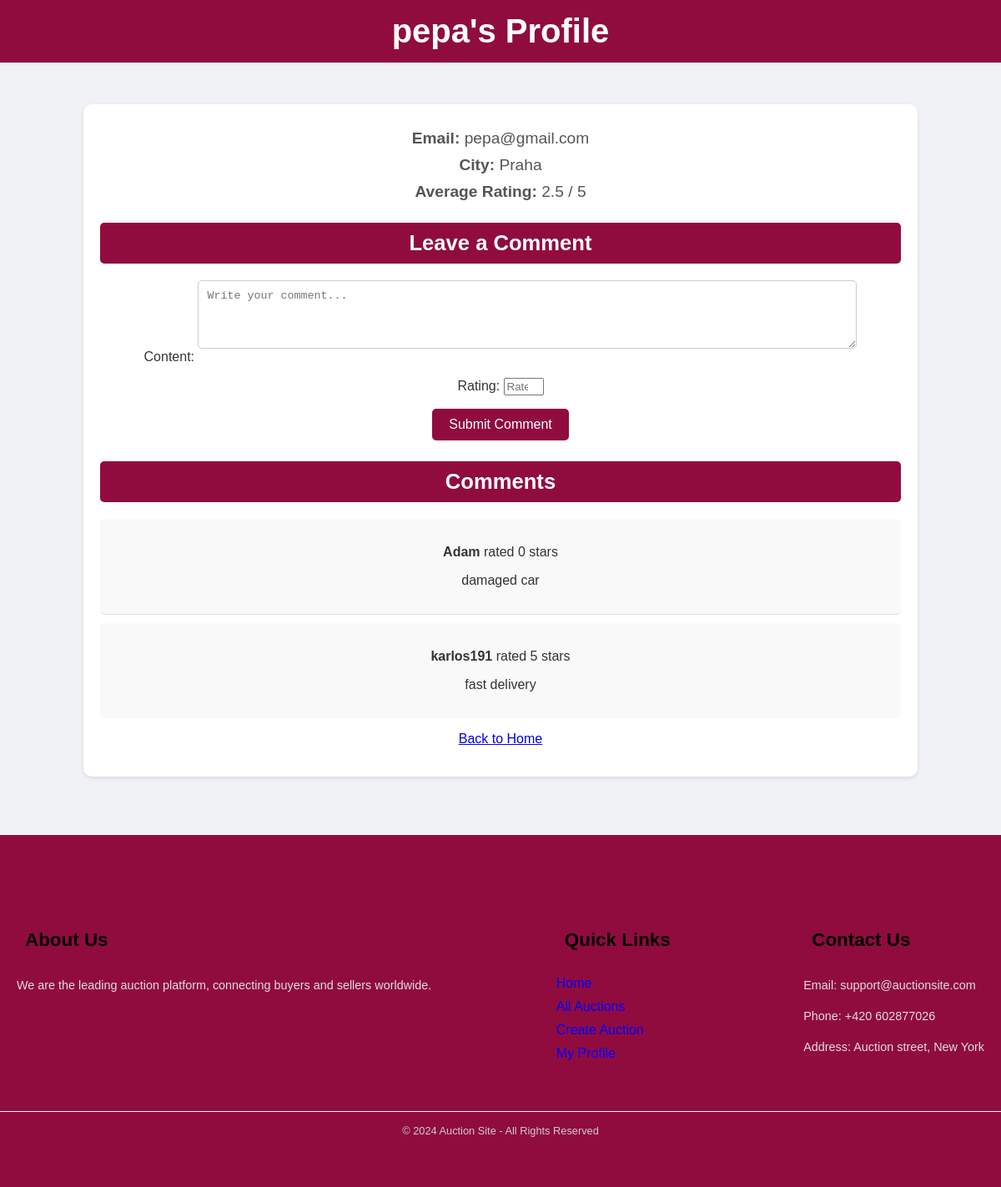
Screenshot of /user/2/ (signed in) with the database file from the repository.
### auctions/models.py (models this page shows, shortened)
class CustomUser(AbstractBaseUser, PermissionsMixin):
    profile_image = models.ImageField(upload_to='profile_images/', null=True, blank=True)
    email = models.EmailField(unique=True)
    username = models.CharField(max_length=255)
    city = models.CharField(max_length=100, null=True, blank=True)
    address = models.CharField(max_length=255, null=True, blank=True)
    watchlist = models.ManyToManyField('Auction', related_name='watched_by', blank=True)
    date_joined = models.DateTimeField(auto_now_add=True)
    account_status = models.CharField(
        max_length=10, choices=[('ACTIVE', 'Active'), ('INACTIVE', 'Inactive'), ('BLOCKED', 'Blocked')]
    )
    account_type = models.CharField(
        max_length=10, choices=[('NORMAL', 'Normal'), ('PREMIUM', 'Premium')]
    )
    is_active = models.BooleanField(default=True)
    is_staff = models.BooleanField(default=False)
    USERNAME_FIELD = 'email'
    REQUIRED_FIELDS = ['username']
    objects = CustomUserManager()
    groups = models.ManyToManyField(
        'auth.Group',
        related_name='customer_set',
        blank=True,
        help_text='The groups this user belongs to.',
        verbose_name='groups',
    )
    user_permissions = models.ManyToManyField(
        'auth.Permission',
        related_name='customer_set',
        blank=True,
        help_text='Specific permissions for this user.',
        verbose_name='user permissions',
    )

class Comment(models.Model):
    user = models.ForeignKey(
        CustomUser, related_name='comments_received', on_delete=models.CASCADE
    )
    commenter = models.ForeignKey(
        CustomUser, related_name='comments_made', on_delete=models.SET_NULL, null=True
    )
    auction = models.ForeignKey(
        Auction, related_name='comments', on_delete=models.CASCADE, null=True, blank=True
    )
    content = models.TextField()
    rating = models.IntegerField(
        validators=[MinValueValidator(0), MaxValueValidator(5)]
    )
    created_at = models.DateTimeField(auto_now_add=True)

### auctions/views.py (the view)
# urls.py: path('user/<int:user_id>/', views.user_profile, name='user_profile'),
@login_required
def user_profile(request, user_id):
    user_profile = get_object_or_404(CustomUser, pk=user_id)
    comments = user_profile.comments_received.filter(auction__isnull=True).order_by('-created_at')
    if request.method == 'POST':
        form = CommentForm(request.POST)
        if form.is_valid():
            comment = form.save(commit=False)
            comment.user = user_profile
            comment.commenter = request.user
            comment.auction = None
            comment.save()
            messages.success(request, 'Comment and rating added successfully!')
            return redirect('user_profile', user_id=user_profile.id)
    else:
        form = CommentForm()
    avg_rating = comments.aggregate(models.Avg('rating'))['rating__avg'] or 0
    return render(request, 'auctions/user_profile.html', {
        'user_profile': user_profile,
        'comments': comments,
        'form': form,
        'avg_rating': avg_rating
    })

### auctions/forms.py
class CommentForm(forms.ModelForm):
    class Meta:
        model = Comment
        fields = ['content', 'rating']
        widgets = {
            'content': forms.Textarea(attrs={
                'placeholder': 'Write your comment...',
                'rows': 4,
                'cols': 40,
            }),
            'rating': forms.NumberInput(attrs={
                'min': 0,
                'max': 5,
                'step': 1,
                'placeholder': 'Rate 1-5'
            }),
        }

### auctions/templates/auctions/user_profile.html (shortened to what this page needs)
<!DOCTYPE html>
<html lang="en">
<head>
    {% load static %}
    <link rel="stylesheet" href="{% static 'css/footer.css' %}">
</head>
<body>
<header>
    <h1>{{ user_profile.username }}'s Profile</h1>
</header>
<div class="container">
    <div class="profile-box">
        <div class="profile-info">
            <p><strong>Email:</strong> {{ user_profile.email }}</p>
            <p><strong>City:</strong> {{ user_profile.city }}</p>
            <p><strong>Average Rating:</strong> {{ avg_rating|floatformat:1 }} / 5</p>
        </div>
        <h3>Leave a Comment</h3>
        <form method="post">
            {{ form.as_p }}
            <button type="submit">Submit Comment</button>
        </form>
        <h3>Comments</h3>
        <ul class="comment-list">
            {% if comments %}
                {% for comment in comments %}
                    <li>
                        <p><strong>{{ comment.commenter.username }}</strong> rated {{ comment.rating }} stars</p>
                        <p>{{ comment.content }}</p>
                    </li>
                {% endfor %}
            {% else %}
                <li>No comments yet.</li>
            {% endif %}
        </ul>
        <p><a href="{% url 'home' %}">Back to Home</a></p>
    </div>
</div>
<footer>
    <div class="container">
        <div class="about">
            <h3>About Us</h3>
            <p>We are the leading auction platform, connecting buyers and sellers worldwide.</p>
        </div>
        <div class="quick-links">
            <h3>Quick Links</h3>
            <ul>
                <li><a href="{% url 'home' %}">Home</a></li>
                <li><a href="{% url 'auctions_list' %}">All Auctions</a></li>
                <li><a href="{% url 'create_auction' %}">Create Auction</a></li>
                {% if user.is_authenticated %}
                <li><a href="{% url 'user_profile' user_id=user.id %}">My Profile</a></li>
                {% endif %}
            </ul>
        </div>
        <div class="contact">
            <h3>Contact Us</h3>
            <p>Email: support@auctionsite.com</p>
            <p>Phone: +420 602877026</p>
            <p>Address: Auction street, New York</p>
        </div>
    </div>
    <div class="bottom-bar">
        &copy; 2024 Auction Site - All Rights Reserved
    </div>
</footer>
</body>
</html>

### static/css/footer.css (style rules this page uses)
footer { background-color: #900C3F; color: #f5f5f5; padding: 60px 0; font-family: Arial, sans-serif; margin-top: 50px; width: 100%; position: relative; bottom: 0; }
footer .container { max-width: 1200px; margin: 0 auto; display: flex; justify-content: space-between; flex-wrap: wrap; gap: 30px; }
footer h3 { color: black; font-size: 1.4rem; margin-bottom: 20px; font-weight: bold; }
footer p { color: #ddd; font-size: 0.9rem; line-height: 1.6; margin-bottom: 10px; }
footer ul { list-style-type: none; padding: 0; margin: 0; }
footer ul li { margin-bottom: 10px; }
footer ul li a { color: blue; text-decoration: none; font-size: 1rem; }
footer .bottom-bar { margin-top: 30px; text-align: center; border-top: 1px solid #f5f5f5; padding-top: 15px; font-size: 0.8rem; color: #ccc; }

### auctions/templates/auctions/user_profile.html (style rules this page uses)
body { font-family: Arial, sans-serif; background-color: #f0f2f5; margin: 0; padding: 0; color: #333; }
header { background-color: #900C3F; color: white; padding: 15px 0; text-align: center; margin-bottom: 30px; }
header h1 { margin: 0; font-size: 2.5rem; }
.container { display: flex; justify-content: center; margin: 0 auto; padding: 20px; max-width: 1000px; }
.profile-box { background-color: white; padding: 20px; border-radius: 10px; box-shadow: 0 2px 5px rgba(0, 0, 0, 0.1); width: 100%; text-align: center; }
h2, h3 { background-color: #900C3F; color: white; padding: 10px; border-radius: 5px; margin-bottom: 20px; font-size: 1.6rem; }
.profile-info p { font-size: 1.2em; color: #555; margin: 10px 0; }
form textarea, form select { width: 80%; margin-bottom: 15px; padding: 10px; border-radius: 5px; border: 1px solid #ccc; }
.comment-list { list-style-type: none; padding: 0; }
.comment-list li { padding: 15px; border-bottom: 1px solid #ddd; margin-bottom: 10px; border-radius: 5px; background-color: #f9f9f9; }
.comment-list li:last-child { border-bottom: none; }
button { background-color: #900C3F; color: white; border: none; padding: 10px 20px; font-size: 1em; cursor: pointer; border-radius: 5px; }

### rows the page displays
CustomUser: username "pepa", email "pepa@gmail.com", city "Praha"
Comment: commenter.username "Adam", rating "0", content "damaged car"
Comment: commenter.username "karlos191", rating "5", content "fast delivery"

### other values shown
{{ avg_rating|floatformat:1 }} "2.5"
